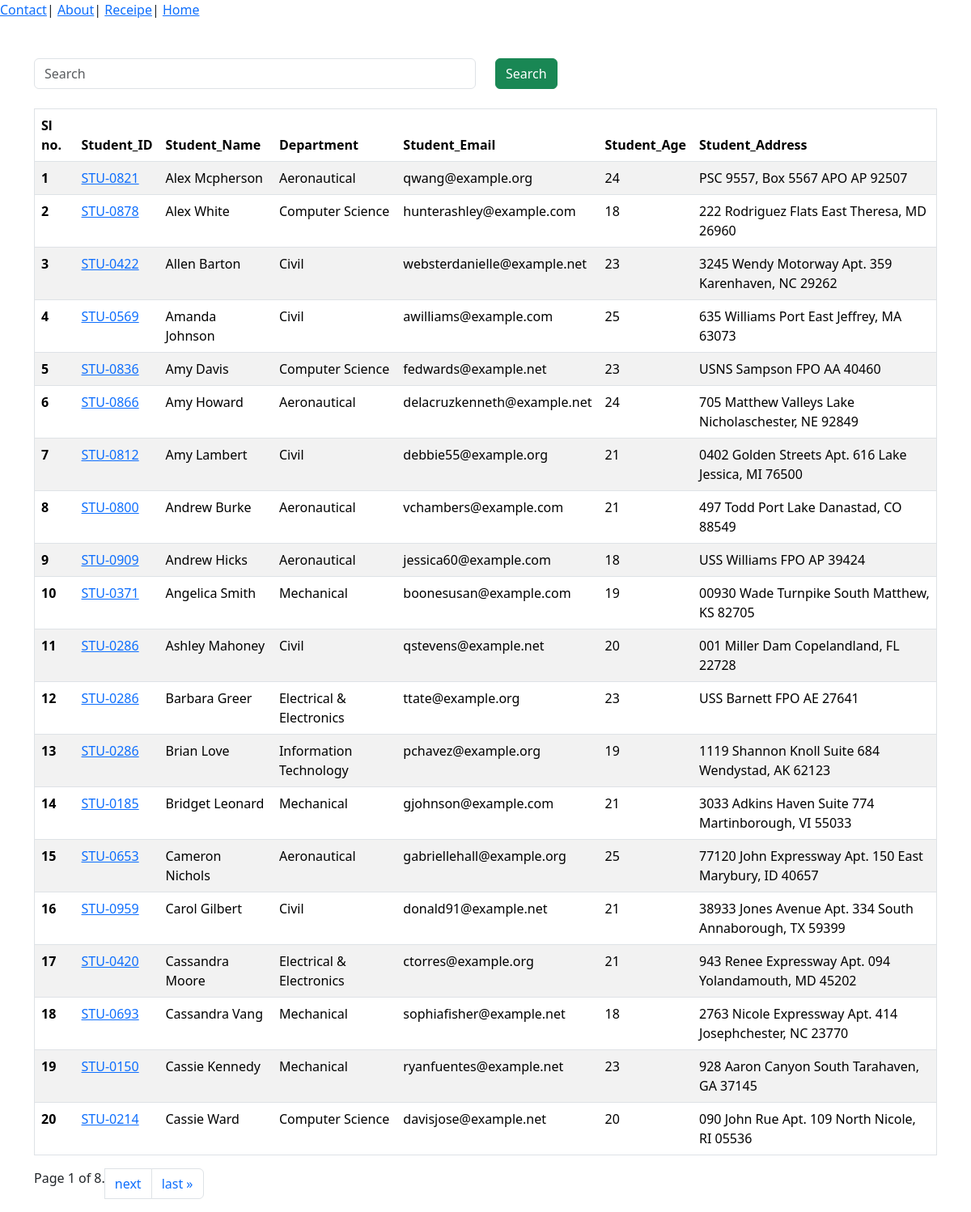
The page /students/ on the database its author committed.
### vege/models.py (models this page shows)
class Student(models.Model):
    department = models.ForeignKey(Department, related_name="depart", on_delete=models.CASCADE)
    student_id = models.OneToOneField(StudentID, related_name="studentid", on_delete=models.CASCADE)
    student_name = models.CharField(max_length=100)
    student_email = models.EmailField(unique=True)
    student_age = models.IntegerField(default=18)
    student_address = models.TextField()
    def __str__(self) -> str:
        return self.student_name
    class Meta:
        ordering = ['student_name']
        verbose_name = "student"

class StudentID(models.Model):
    student_id = models.CharField(max_length=50)
    def __str__(self) -> str:
        return self.student_id

class Department(models.Model):
    department = models.CharField(max_length=100)
    def __str__(self) -> str:
        return  self.department
    class Meta:
        ordering = ['department']

### vege/views.py (the view)
# urls.py: path('students/', get_students, name="get_student"),
def get_students(request):
    students = Student.objects.all()
    ranks = Student.objects.annotate(marks = Sum('studentname__marks')).order_by('-marks')
    print(ranks)
    if request.GET.get('search'):
        search = request.GET.get('search')
        students = students.filter(
            Q(student_name__icontains = search) |
            Q(department__department__icontains = search),
        )
    paginator = Paginator(students, 20)  # Show 25 contacts per page.
    page_number = request.GET.get("page", 1)
    page_obj = paginator.get_page(page_number)
    return render(request, 'report/student.html', {'students': page_obj})

### vege/templates/report/student.html (shortened to what this page needs)
{% extends "base.html" %}
{% block start %}
<a href="/contact/">Contact</a>|
<a href="/about/">About</a>|
<a href="/receipies/">Receipe</a>|
<a href="/">Home</a>
<div class="container mt-5">
    <form class="mb-4">
        <div class="row">
            <div class="col-md-6">
                <input class="form-control" name="search" placeholder="Search">
            </div>
            <div class="col-md-6">
                <button class="btn btn-success">Search</button>
            </div>
        </div>
    </form>
    <table class="table table-striped">
        <thead>
            <tr>
                <th scope="col">Sl no.</th>
                <th scope="col">Student_ID</th>
                <th scope="col">Student_Name</th>
                <th scope="col">Department</th>
                <th scope="col">Student_Email</th>
                <th scope="col">Student_Age</th>
                <th scope="col">Student_Address</th>
            </tr>
        </thead>
        <tbody>
            {% for student in students %}
            <tr>
                <th scope="row">{{forloop.counter}}</th>
                <td>
                <a href="/see_marks/{{ student.student_id }}/" >{{ student.student_id }}</a>
                </td>
                <td>{{ student.student_name }}</td>
                <td>{{ student.department }}</td>
                <td>{{ student.student_email }}</td>
                <td>{{ student.student_age }}</td>
                <td>{{ student.student_address }}</td>
            </tr>
            {% endfor %}
        </tbody>
    </table>
    <nav aria-label="Page navbar">
        <ul class="pagination">
            <span class="current">
                Page {{ students.number }} of {{ students.paginator.num_pages }}.
            </span>
            {% if students.has_next %}
            <li class="page-item"><a class="page-link" href="?page={{ students.next_page_number }}">next</a></li>
            <li class="page-item"><a class="page-link" href="?page={{ students.paginator.num_pages }}"> last &raquo;</a>
            </li>
            {% endif %}
        </ul>
    </nav>
</div>
{% endblock %}

### home/templates/base.html (shortened to what this page needs)
<!DOCTYPE html>
<html lang="en">
<head>
    <link href="https://cdn.jsdelivr.net/npm/bootstrap@5.3.2/dist/css/bootstrap.min.css" rel="stylesheet">
</head>
<body>
    {% block start %}
    {% endblock %}
</body>
</html>

### home/templates/base.html (style rules this page uses)
table, th, td { border: 1px solid black; }

### rows shown on the page
Student: student_id "STU-0821", student_name "Alex Mcpherson", department "Aeronautical", student_email "qwang@example.org", student_age "24", student_address "PSC 9557, Box 5567 APO AP 92507"
Student: student_id "STU-0878", student_name "Alex White", department "Computer Science", student_email "hunterashley@example.com", student_age "18", student_address "222 Rodriguez Flats East Theresa, MD 26960"
Student: student_id "STU-0422", student_name "Allen Barton", department "Civil", student_email "websterdanielle@example.net", student_age "23", student_address "3245 Wendy Motorway Apt. 359 Karenhaven, NC 29262"
Student: student_id "STU-0569", student_name "Amanda Johnson", department "Civil", student_email "awilliams@example.com", student_age "25", student_address "635 Williams Port East Jeffrey, MA 63073"
Student: student_id "STU-0836", student_name "Amy Davis", department "Computer Science", student_email "fedwards@example.net", student_age "23", student_address "USNS Sampson FPO AA 40460"
Student: student_id "STU-0866", student_name "Amy Howard", department "Aeronautical", student_email "delacruzkenneth@example.net", student_age "24", student_address "705 Matthew Valleys Lake Nicholaschester, NE 92849"
Student: student_id "STU-0812", student_name "Amy Lambert", department "Civil", student_email "debbie55@example.org", student_age "21", student_address "0402 Golden Streets Apt. 616 Lake Jessica, MI 76500"
Student: student_id "STU-0800", student_name "Andrew Burke", department "Aeronautical", student_email "vchambers@example.com", student_age "21", student_address "497 Todd Port Lake Danastad, CO 88549"
Student: student_id "STU-0909", student_name "Andrew Hicks", department "Aeronautical", student_email "jessica60@example.com", student_age "18", student_address "USS Williams FPO AP 39424"
Student: student_id "STU-0371", student_name "Angelica Smith", department "Mechanical", student_email "boonesusan@example.com", student_age "19", student_address "00930 Wade Turnpike South Matthew, KS 82705"
Student: student_id "STU-0286", student_name "Ashley Mahoney", department "Civil", student_email "qstevens@example.net", student_age "20", student_address "001 Miller Dam Copelandland, FL 22728"
Student: student_id "STU-0286", student_name "Barbara Greer", department "Electrical & Electronics", student_email "ttate@example.org", student_age "23", student_address "USS Barnett FPO AE 27641"
Student: student_id "STU-0286", student_name "Brian Love", department "Information Technology", student_email "pchavez@example.org", student_age "19", student_address "1119 Shannon Knoll Suite 684 Wendystad, AK 62123"
Student: student_id "STU-0185", student_name "Bridget Leonard", department "Mechanical", student_email "gjohnson@example.com", student_age "21", student_address "3033 Adkins Haven Suite 774 Martinborough, VI 55033"
Student: student_id "STU-0653", student_name "Cameron Nichols", department "Aeronautical", student_email "gabriellehall@example.org", student_age "25", student_address "77120 John Expressway Apt. 150 East Marybury, ID 40657"
Student: student_id "STU-0959", student_name "Carol Gilbert", department "Civil", student_email "donald91@example.net", student_age "21", student_address "38933 Jones Avenue Apt. 334 South Annaborough, TX 59399"
Student: student_id "STU-0420", student_name "Cassandra Moore", department "Electrical & Electronics", student_email "ctorres@example.org", student_age "21", student_address "943 Renee Expressway Apt. 094 Yolandamouth, MD 45202"
Student: student_id "STU-0693", student_name "Cassandra Vang", department "Mechanical", student_email "sophiafisher@example.net", student_age "18", student_address "2763 Nicole Expressway Apt. 414 Josephchester, NC 23770"
Student: student_id "STU-0150", student_name "Cassie Kennedy", department "Mechanical", student_email "ryanfuentes@example.net", student_age "23", student_address "928 Aaron Canyon South Tarahaven, GA 37145"
Student: student_id "STU-0214", student_name "Cassie Ward", department "Computer Science", student_email "davisjose@example.net", student_age "20", student_address "090 John Rue Apt. 109 North Nicole, RI 05536"

### other values the page prints
{{ students.number }} "1"
{{ students.paginator.num_pages }} "8"
